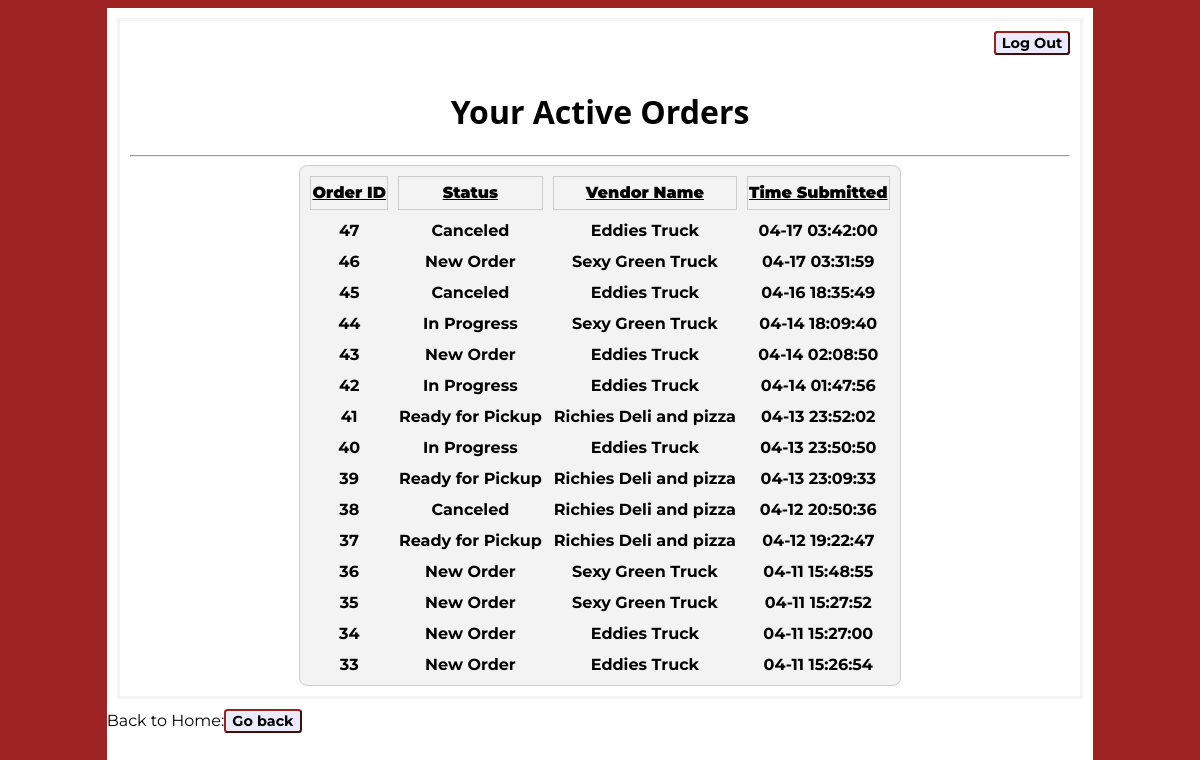
Page /pastorders.php (signed in) on the committed database.
### tables this page shows
CREATE TABLE IF NOT EXISTS `orders` (
`id` int(6) NOT NULL,
  `vendor_id` int(6) DEFAULT NULL,
  `customer_id` int(6) DEFAULT NULL,
  `status` varchar(50) DEFAULT NULL,
  `timestamp` timestamp NOT NULL DEFAULT CURRENT_TIMESTAMP
);

CREATE TABLE IF NOT EXISTS `vendors` (
`id` int(6) NOT NULL,
  `name` varchar(200) DEFAULT NULL,
  `location` varchar(200) DEFAULT NULL,
  `email` varchar(200) DEFAULT NULL,
  `phone` varchar(10) DEFAULT NULL,
  `username` varchar(100) DEFAULT NULL,
  `password` varchar(50) DEFAULT NULL
);

### customercheck.php (called while the page is built)
<?php
	if(isset($_SESSION['customerid']) && !empty($_SESSION['customerid'])) {
		$customerid = $_SESSION['customerid'];
	} else {
		header("location: owleats_home.php");
	}
?>

### pastorders.php (the view, shortened to what this page needs)
<?php
require("customercheck.php");
try
	{
	$con = new PDO("mysql:host=".CONST_HOST.";dbname=".CONST_DBNAME,CONST_USER,CONST_PASSWORD);
	$con->setAttribute(PDO::ATTR_ERRMODE, PDO::ERRMODE_EXCEPTION);
	$sqltotal = "select orders.id, orders.status, vendors.name, RIGHT(orders.timestamp, 14) as 'check'
	from orders, vendors
	 where customer_id = :customerid and
	 orders.vendor_id = vendors.id
	order by timestamp desc";
	$totalresults = $con->prepare($sqltotal);
	$totalresults->bindParam(":customerid", $customerid);
	$array = $totalresults->execute();
	$currorder = $totalresults->fetchAll();
	}
catch (Exception $e)
	{
	$error = $e->getMessage();
	echo $error;
	}
?>
<!DOCTYPE html>
<html>
    <head>
    	<link rel="stylesheet" type="text/css" href="css/view.css" media="all">
    </head>
    <body>
    <div id="content">
    <div id="home_page"><div id="logout" style="float:right;">
				<form id="logoutform" action="v_logout.php">
					<input id="logoutBtn" type="submit" value="Log Out"></input>
				</form>
				</div>
				<br>
				<br>
	<h1>Your Active Orders</h1>
	<hr>
	<table id="vendor" align="center">
		<tr>
			<th id="vh_th">Order ID</th>
			<th id="vh_th">Status</th>
			<th id="vh_th">Vendor Name</th>
			<th id="vh_th">Time Submitted</th>
		</tr>
		<?php
		$i = 0;
		while ($i < count($currorder)) {
			echo "<tr>";
					echo "<td id='vh_td'><a href='c_orderUpdate.php?id=" .$currorder[$i]['id']. "'>" .$currorder[$i]['id']. "</a></td>";
					echo "<td id='vh_td'>". $currorder[$i]['status']."</td>" ;
					echo "<td id='vh_td'>". $currorder[$i]['name']."</td>" ;
					echo "<td id='vh_td'>". $currorder[$i]['check']."</td>" ;
			echo "</tr>";
			$i = $i + 1;
		}
		?>
		</table>
	</div>
		<form id="goback" action="index.php">
					Back to Home:<input id="logoutBtn" type="submit" value="Go back"></input>
				</form>
	</div>
	</body>
</html>

### css/view.css (style rules this page uses)
#home_page { margin: 10px 10px; border-width: 3px; border-color:#F4F4F4; border-style: solid; padding: 10px 10px; }
a { text-decoration: none; color: black; font-family: 'Montserrat', sans-serif; }
#logoutform { float: right; }
#logoutform { text-decoration: none; color: #FFF; background:#9E2424; font-weight: bold; font-size: 100%; border-color: #94221F; border-radius: .25em; }
#home_page h1, h2 { text-align: center; }
#logoutBtn { text-decoration: none; font-family: 'Montserrat', sans-serif; color: black; background:#EBEBFF; font-weight: bold; font-size: 90%; border-color: #94221F; border-radius: .25em; }
body { font-family: 'Montserrat', sans-serif; background:#9E2424; }
#vendor, #th_2, #th_1, #td_3, #order { border: 1px solid #CCC; height: 30px; text-align: center; background: #F3F3F3; font-weight: bold; border-radius: .50em; border-spacing: 10px; }
th { text-decoration: underline; font-weight: 900; }
body { background:#9E2424; }
#vendor, #th_2, #th_1, #td_3 { border: 1px solid #CCC; height: 30px; text-align: center; background: #F3F3F3; font-weight: bold; border-radius: .50em; }
h2, h1, p { font-family: 'Open Sans', sans-serif; }
#content { width: 83.3333333%; min-height: 760px; margin: 0 auto; background: white; overflow: hidden; }
#currentorder td, th { border: 1px solid #CCC; height: 30px; }
#vendor, #readyorderstable td, th { border: 1px solid #CCC; height: 30px; }
#vendor, #readyorderstable th { background: #F3F3F3; font-weight: bold; }
#vendor td { text-align: center; }

### rows in the picture
orders: id "47", status "Canceled", vendor.name "Eddies Truck", check "04-17 03:42:00"
orders: id "46", status "New Order", vendor.name "Sexy Green Truck", check "04-17 03:31:59"
orders: id "45", status "Canceled", vendor.name "Eddies Truck", check "04-16 18:35:49"
orders: id "44", status "In Progress", vendor.name "Sexy Green Truck", check "04-14 18:09:40"
orders: id "43", status "New Order", vendor.name "Eddies Truck", check "04-14 02:08:50"
orders: id "42", status "In Progress", vendor.name "Eddies Truck", check "04-14 01:47:56"
orders: id "41", status "Ready for Pickup", vendor.name "Richies Deli and pizza", check "04-13 23:52:02"
orders: id "40", status "In Progress", vendor.name "Eddies Truck", check "04-13 23:50:50"
orders: id "39", status "Ready for Pickup", vendor.name "Richies Deli and pizza", check "04-13 23:09:33"
orders: id "38", status "Canceled", vendor.name "Richies Deli and pizza", check "04-12 20:50:36"
orders: id "37", status "Ready for Pickup", vendor.name "Richies Deli and pizza", check "04-12 19:22:47"
orders: id "36", status "New Order", vendor.name "Sexy Green Truck", check "04-11 15:48:55"
orders: id "35", status "New Order", vendor.name "Sexy Green Truck", check "04-11 15:27:52"
orders: id "34", status "New Order", vendor.name "Eddies Truck", check "04-11 15:27:00"
orders: id "33", status "New Order", vendor.name "Eddies Truck", check "04-11 15:26:54"
